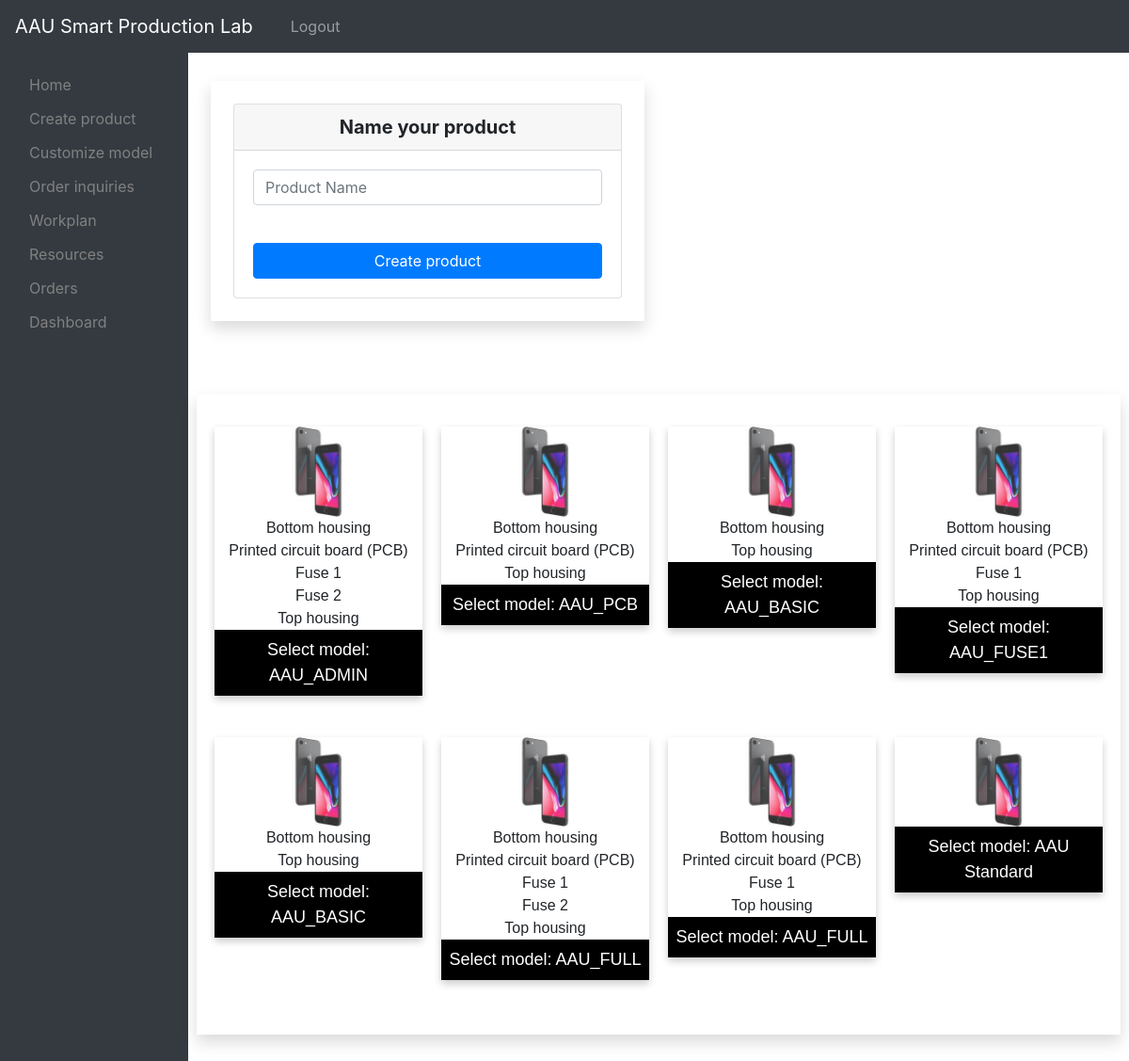
The app's page /configurator (signed in) with its own data.
### models.py (models this page shows, shortened)
class Product(db.Model):
    __tablename__ = "products"
    id = db.Column(db.Integer, primary_key=True)
    name = db.Column(db.String(25), nullable=False)
    user_id = db.Column(db.Integer, db.ForeignKey("users.id"))
    total_LCI = db.Column(db.Float)
    AAU_Wh = db.Column(db.Float)
    order_id = db.Column(db.Integer, db.ForeignKey("orders.id"))
    components = db.relationship("Component", backref="product", lazy=True)

class Component(db.Model):
    __tablename__ = "components"
    id = db.Column(db.Integer, primary_key=True)
    name = db.Column(db.String(20), nullable=False)
    part_no = db.Column(db.Integer, nullable=False)
    specs = db.Column(db.String(25), nullable=False)
    product_id = db.Column(db.Integer, db.ForeignKey("products.id"))#, nullable=False)
    properties = db.relationship("Property", back_populates="components", lazy=True)

### app.py (the view, shortened to what this page needs)
@app.route("/configurator", methods=["GET", "POST"])
def configurator():
    if 'username' in session:
        if request.method == "GET":
            products = Product.query.all()
            return render_template("configurator.html", products=products)
    else:
        return redirect(url_for('login'))

### templates/configurator.html (shortened to what this page needs)
{% extends "layout2.html" %}
{% block body %}
<section>
<div class="row">
	<div class="col-xl-6 col-md-12 mb-4">
        <div class="container-fluid shadow p-4 mb-4 bg-white" style="margin-top:30px">
			<div class="card" name="create product entry">
				<div class="card-header">
					<h5 class="mb-0 text-center"><strong>Name your product</strong></h5>
				</div>
				<div class="card-body">
					<form action="{{ url_for('configurator') }}" method="post">
						<div class="form-group">
							<input class="form-control" name="P_name" placeholder="Product Name">
						</div>
						<br>
						<button class="btn btn-primary btn-block">Create product</button>
					</form>
				</div>
			</div>
        </div>
    </div>
<div class="container-fluid shadow p-4 mb-4 bg-white" style="margin-top:30px" id="container">
<div class="row" >
	{% for item in products %}
	<div class="column">
		<div class="card2" >
			<div class="col">
				<img src="{{ url_for('static', filename='images/xr_test.jpg') }}" alt="" style="width:50%">
			</div>
			<div class="col">
				{% for comp in item.components %}
				{{ comp.name }}<br>
				{% endfor %}
			</div>
			<a style="text-decoration:none" class="btn2" href="{{ url_for('view', prod_id=item.id) }}">Select model: {{ item.name }} </a>
		</div>
		<br>
	</div>
{% endfor %}
</div>
</div>
<div class="container">
	<span onclick="this.parentElement.style.display='none'" class="closebtn">&times;</span>
  </div>
</div>
</section>
{% endblock %}
{% block script %}
<link rel="stylesheet" href="https://cdnjs.cloudflare.com/ajax/libs/font-awesome/4.7.0/css/font-awesome.min.css">
{% endblock %}

### templates/configurator.html (style rules this page uses)
.card2 { box-shadow: 0 4px 8px 0 rgba(0, 0, 0, 0.2); max-width: 300px; margin: auto; text-align: center; font-family: arial; }
.btn2 { border: none; outline: 0; display: inline-block; padding: 8px; color: white; background-color: #000; text-align: center; cursor: pointer; width: 100%; font-size: 18px; }
.column { float: left; width: 25%; padding: 10px; }
.column img { opacity: 0.8; cursor: pointer; }
.row:after { content: ""; display: table; clear: both; }
#container { display: flex; flex-wrap: wrap; }
.closebtn { position: absolute; top: 10px; right: 15px; color: white; font-size: 35px; cursor: pointer; }

### records on screen
Product: name "AAU_ADMIN"
Component: name "Bottom housing"
Component: name "Printed circuit board (PCB)"
Component: name "Fuse 1"
Component: name "Fuse 2"
Component: name "Top housing"
Product: name "AAU_PCB"
Component: name "Bottom housing"
Component: name "Printed circuit board (PCB)"
Component: name "Top housing"
Product: name "AAU_BASIC"
Component: name "Bottom housing"
Component: name "Top housing"
Product: name "AAU_FUSE1"
Component: name "Bottom housing"
Component: name "Printed circuit board (PCB)"
Component: name "Fuse 1"
Component: name "Top housing"
Product: name "AAU_BASIC"
Component: name "Bottom housing"
Component: name "Top housing"
Product: name "AAU_FULL"
Component: name "Bottom housing"
Component: name "Printed circuit board (PCB)"
Component: name "Fuse 1"
Component: name "Fuse 2"
Component: name "Top housing"
Product: name "AAU_FULL"
Component: name "Bottom housing"
Component: name "Printed circuit board (PCB)"
Component: name "Fuse 1"
Component: name "Top housing"
Product: name "AAU Standard"
